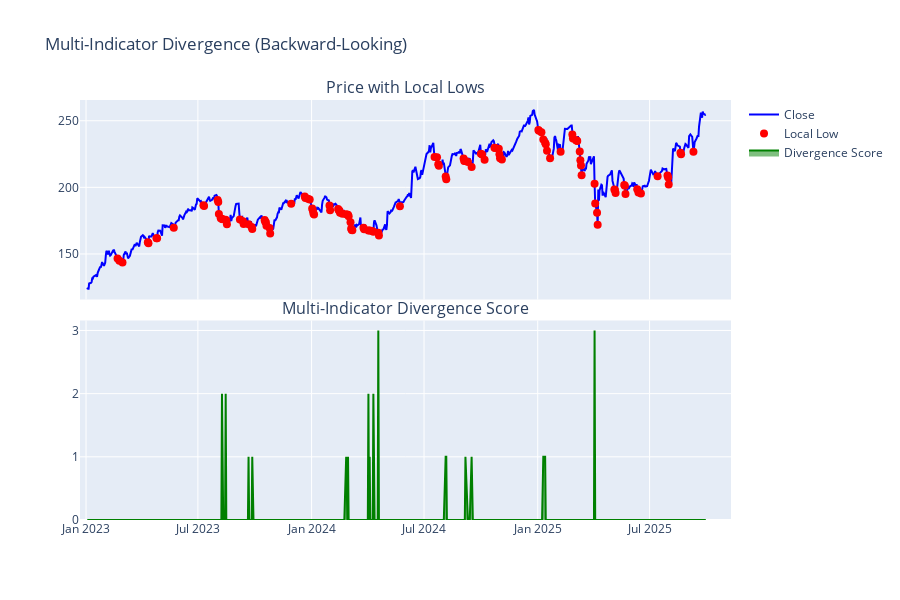

The notebook cell this image was saved under:
### Markdown cell above
## 1. Multi-Indicator Divergence

Detects bullish divergence: price makes lower low but indicators (RSI, MACD, Stochastic) make higher lows. 

Scores 0-3 based on number of diverging indicators.

Uses backward-looking local extrema (NO forward bias).

### Code cell
df = detect_multi_indicator_divergence(df, lookback_window=8)

fig = make_subplots(rows=2, cols=1, shared_xaxes=True, vertical_spacing=0.05,
                    subplot_titles=('Price with Local Lows', 'Multi-Indicator Divergence Score'))

fig.add_trace(go.Scatter(x=df['date'], y=df['close'], name='Close', line=dict(color='blue')), row=1, col=1)

# Show local lows (backward-looking)
local_lows = df[df['LocalLow'] == 1]
fig.add_trace(go.Scatter(x=local_lows['date'], y=local_lows['close'], mode='markers', 
                         name='Local Low', marker=dict(color='red', size=8)), row=1, col=1)

fig.add_trace(go.Scatter(x=df['date'], y=df['multi_divergence_score'], name='Divergence Score',
                        fill='tozeroy', line=dict(color='green')), row=2, col=1)

fig.update_layout(height=600, title_text="Multi-Indicator Divergence (Backward-Looking)")
fig.show()

print(f"Divergences detected: {(df['multi_divergence_score'] > 0).sum()}")
print(f"Max score: {df['multi_divergence_score'].max()}")
